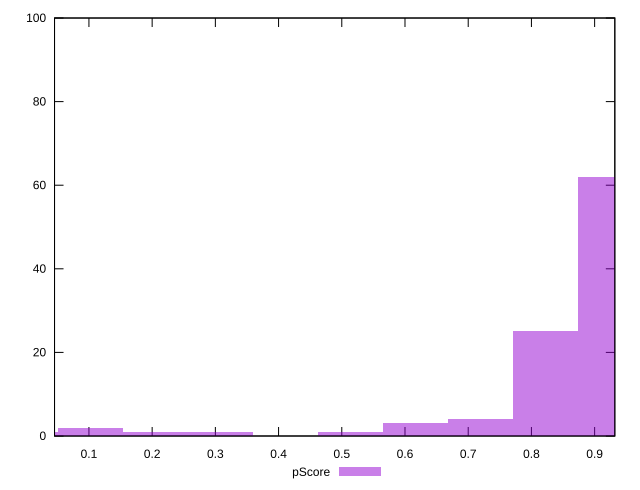

Generate this figure with gnuplot:
reset

$pScore <<EOF
0.8218509171044065 25
0.9245822817424573 62
0.7191195524663557 4
0 1
0.10273136463805081 2
0.6163881878283048 3
0.20546272927610162 1
0.3081940939141524 1
0.5136568231902541 1
EOF

set key outside below
set boxwidth 0.10273136463805081
set xrange [0.045574120254927575:0.9319411147707907]
set yrange [0:100]
set trange [0:100]
set style fill transparent solid 0.5 noborder
set terminal svg size 640, 490 enhanced background rgb 'white'
set output "reprap/total-blocking-time/samples/pages+cached/pScore/histogram.svg"

plot $pScore title "pScore" with boxes

reset
